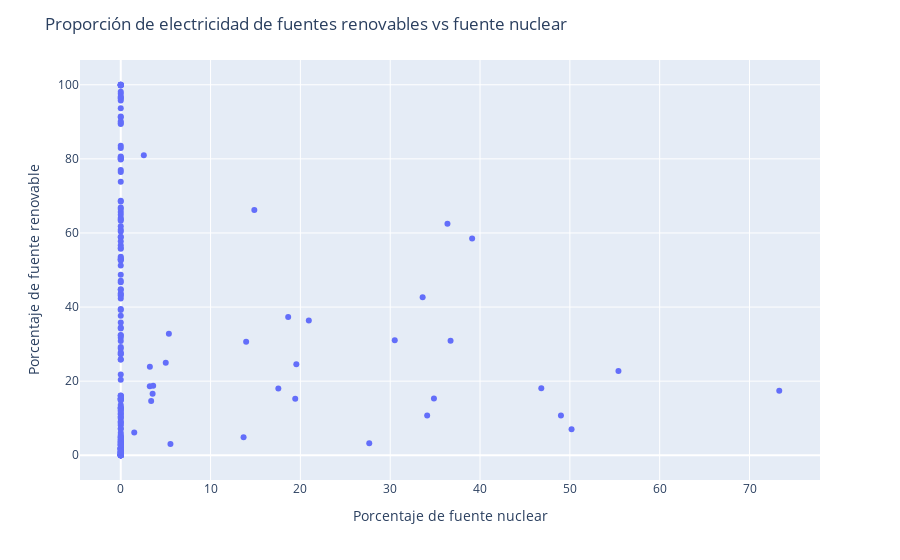

Notebook code cell kept with this figure:
### Markdown cell above
Por lo que es esperable que al aumentar, por ejemplo, el porcentaje de fuente renovable disminuya el porcentaje de fuente fósil, lo que lleva a la formación de la recta que se observa en el gráfico. Sin embargo, vemos también que algunos puntos se desvian de la recta. <br>

### Code cell
fig2 = px.scatter(x=df["nuclear_share_elec"], y=df["renewables_share_elec"])
fig2.update_layout(xaxis_title="Porcentaje de fuente nuclear", yaxis_title="Porcentaje de fuente renovable",)
fig2.update_layout(title="Proporción de electricidad de fuentes renovables vs fuente nuclear ",)

### Figure 1 — Plotly figure (JSON) as saved in the notebook; plotly's stock layout.template omitted (floating-point values rounded to 4 significant figures; data arrays with more than 128 entries replaced by an {"elided": "..."} marker saying what was removed)
{"data": [{"hovertemplate": "x=%{x}<br>y=%{y}<extra></extra>", "legendgroup": "", "marker": {"color": "#636efa", "symbol": "circle"}, "mode": "markers", "name": "", "orientation": "v", "showlegend": false, "type": "scatter", "x": {"elided": "203 float values"}, "xaxis": "x", "y": {"elided": "203 float values"}, "yaxis": "y"}], "layout": {"legend": {"tracegroupgap": 0}, "margin": {"t": 60}, "title": {"text": "Proporción de electricidad de fuentes renovables vs fuente nuclear "}, "xaxis": {"anchor": "y", "domain": [0, 1], "title": {"text": "Porcentaje de fuente nuclear"}}, "yaxis": {"anchor": "x", "domain": [0, 1], "title": {"text": "Porcentaje de fuente renovable"}}}}
